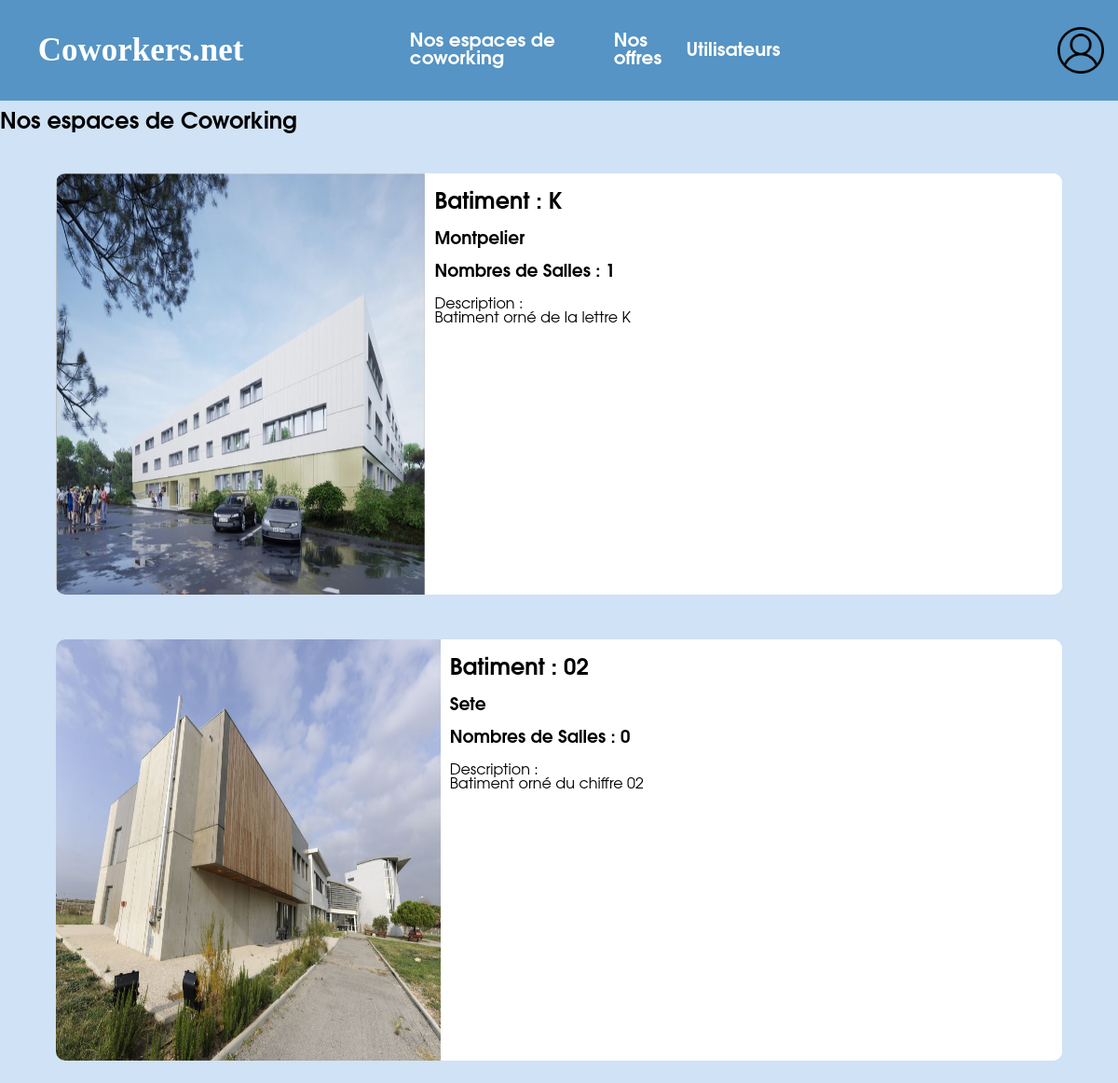
Page /espace.php on the earlier database version.
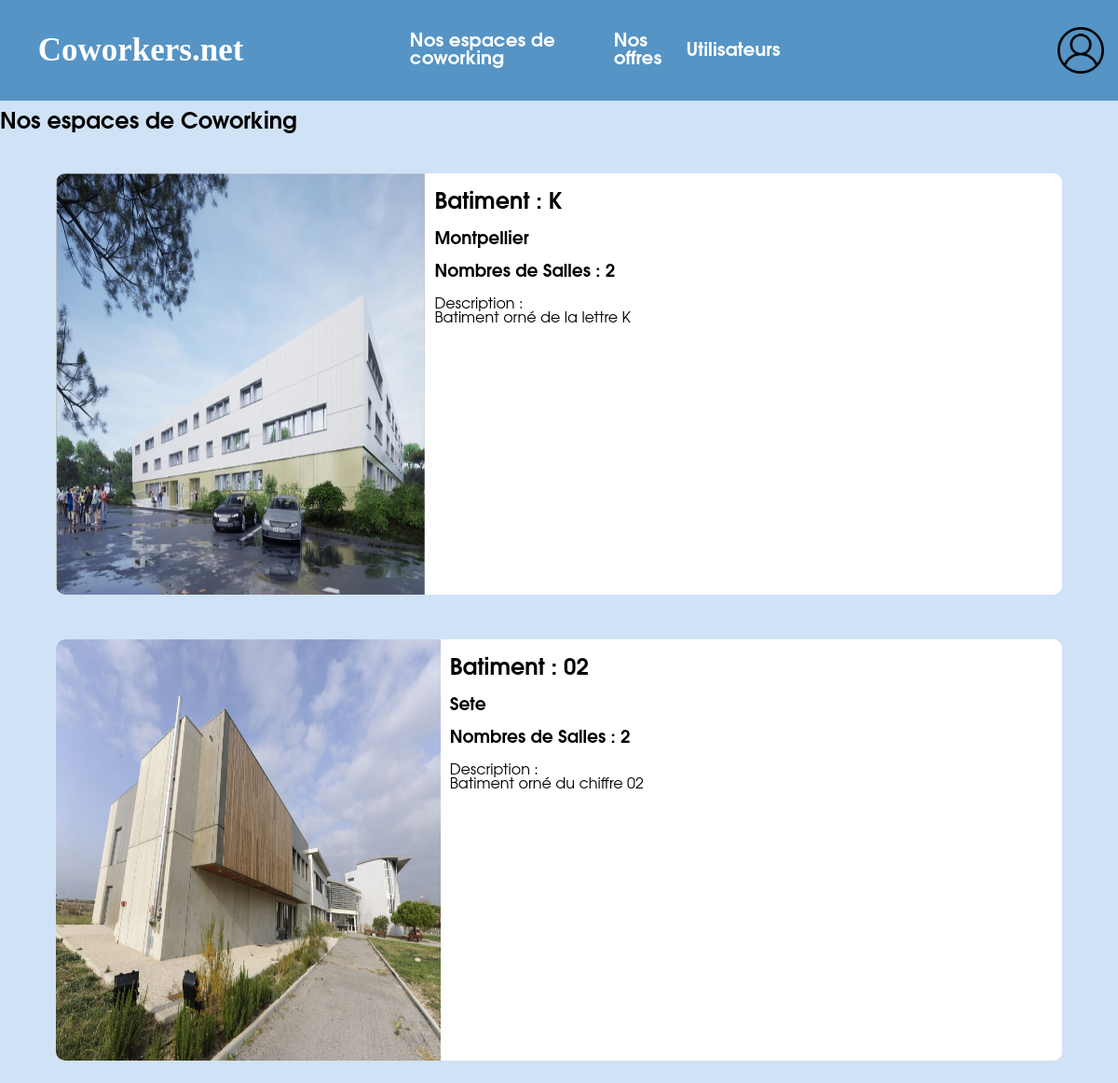
Same page on the later database version.
### tables this page shows
CREATE TABLE Batiments (
    idBatiment INT NOT NULL PRIMARY KEY AUTO_INCREMENT,
    nomBatiment  VARCHAR(100) NOT NULL,
    ville VARCHAR(50) NOT NULL ,
    descriptionBatiment VARCHAR(1000)
);

### www/general/database.php (called while the page is built, shortened)
<?php global $db;
$host = "localhost";
$port = 3306;
$user = "root";
$password = "root";
$database = "sae";
try {
    $db = new PDO("mysql:host=$host:$port;dbname=$database", $user, $password);
} catch (PDOException $e) {
    print "Error!: " . $e->getMessage() . "<br/>";
    die("Erreur : Connexion impossible à la base de données");
}
class Database {
    public static function execute(string $request) : false|PDOStatement {
        global $db;
        return $db->query($request);
    }
}
?>

### www/espace.php (the view, shortened to what this page needs)
<?php require_once 'general/database.php' ?>
<!DOCTYPE html>
<html lang="fr">
<head>
    <?php require 'general/head.php' ?>
</head>
<body>
<header>
    <?php require 'general/nav.php' ?>
</header>
<main>
    <section>
        <h2>Nos espaces de Coworking</h2>
    </section>
    <section>
        <div class = "menu">
            <?php
            $Batiments = Database::execute("SELECT idBatiment, nomBatiment, ville, descriptionBatiment FROM Batiments;");
            foreach($Batiments as $Batiment):
                $nbSalles = Database::execute("SELECT COUNT(*) AS nbSalles FROM Salles WHERE idBatiment=$Batiment[idBatiment];")->fetch()["nbSalles"]; ?>
            <a class="menuF">
                <div class="donnees">
                    <div class="image"> <img class="image" src="img/<?=$Batiment['nomBatiment']?>.jpg"> </div>
                    <div class="text">
                        <h1>Batiment : <?=$Batiment['nomBatiment']?></h1>
                        <h3><?=$Batiment['ville']?></h3>
                        <h3>Nombres de Salles : <?=$nbSalles?></h3>
                        <p>
                            Description :
                            <br>
                            <?=$Batiment['descriptionBatiment']?> </p>
                    </div>
                </div>
            </a>
                <?php endforeach ;?>
        </div>
    </section>
</main>
</body>
</html>

### www/general/head.php (shortened to what this page needs)
<link href="css/style.css" rel="stylesheet" type="text/css">

### www/general/nav.php
<nav>
    <div class="logo">
        <h1><a href="index.php">Coworkers.net</a></h1>
    </div>
    <div class="enfants">
        <h2><a href="espace.php">Nos espaces de coworking</a></h2>
        <h2><a href="offre.php">Nos offres</a></h2>
        <h2><a href="liste.php">Utilisateurs</a></h2>
    </div>
    <div class="login">
        <a href="connection.php">
            <img src="icons/login.png"  alt="login image"/>
        </a>
    </div>
</nav>

### www/css/style.css (style rules this page uses)
html { scroll-behavior: smooth; scroll-padding: 7vw; }
title, body, nav, header, main, footer { width: 100%; display: flex; }
body { flex-direction: column; padding: 0; margin: 0; background-color: #d0e2f5; }
header { box-sizing: content-box; background-color: #5594c4; z-index: 1000; position: fixed; }
h2 { font-family: Avantgarde, TeX Gyre Adventor, URW Gothic L, sans-serif; }
nav { flex-direction:row; padding:5px; align-content: space-between; position: sticky; }
nav .enfants { display: flex; flex-direction: row; justify-content:space-around; width:100%; margin: 0 15%; }
nav .logo { margin-left:3%; }
nav div { height:100%; align-content: center; }
nav > .enfants * { display: flex; flex-direction: row; }
nav > div a { color: white; margin: auto 0; text-decoration: none; }
nav h1 { font-size : 35px; font-family: 'coffee_fills', 'Arial Black', serif; }
nav img { width: 50px; margin-right: 10px; }
nav .login { display: flex; margin-left: 10%; }
nav h2 { font-size: 20px; font-family: Avantgarde, TeX Gyre Adventor, URW Gothic L, sans-serif; }
nav h1, nav h2, nav img { transition: transform 0.2s ease-in; }
main, section, a { width: 100%; display: flex; }
main { position: absolute; top : 100px; flex-direction: column; bottom:0; height: 90%; }
div.menu > a { min-height: 500px; overflow: hidden; }
.donnees { background-color: #5594c4; display: flex; flex-direction: row; overflow: hidden; border-radius: 10px; }
a.menuF { text-decoration: none; }
a.menuF > div { margin: 2% 5%; border-radius: 10px; background-color: white; width: 100%; flex-direction: row; }
div.text { flex-direction: column; width: 100%; padding-left: 10px; z-index: 10; background-color: white; }
div.text p, .no-margin { margin: 0; }
div.text * { font-family: Avantgarde, TeX Gyre Adventor, URW Gothic L, sans-serif; }
div.image { max-width: 50%; height: 100%; }
img.image { max-width: 100%; height: 100%; transition: all 0.3s; }

Differences in the rows shown:
changed batiments "Batiment orné de la lettre K": ville "Montpelier" → "Montpellier"; idBatiment "1" → "2"
computed for batiments "Sete": idBatiment "0" → "2"
